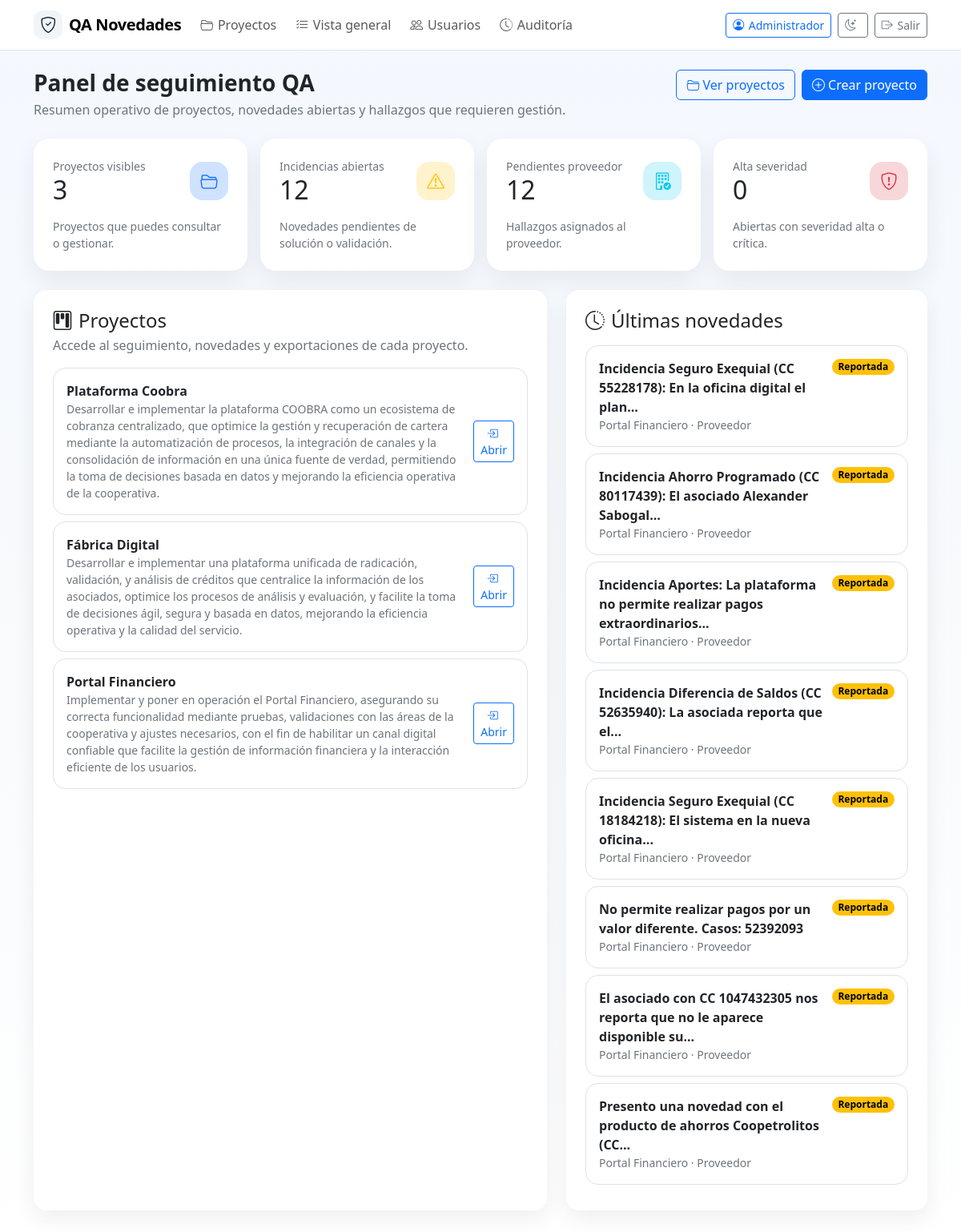
The app's page / (signed in) with its own data.
### app.py (models this page shows, shortened)
class User(db.Model):
    id = db.Column(db.Integer, primary_key=True)
    username = db.Column(db.String(80), nullable=False, unique=True)
    full_name = db.Column(db.String(160), nullable=False)
    email = db.Column(db.String(180), nullable=True)
    password_hash = db.Column(db.String(255), nullable=False)
    role = db.Column(db.String(40), nullable=False, default='tester')
    is_active = db.Column(db.Boolean, nullable=False, default=True)
    must_change_password = db.Column(db.Boolean, nullable=False, default=False)
    can_create_projects = db.Column(db.Boolean, nullable=False, default=False)
    can_join_projects = db.Column(db.Boolean, nullable=False, default=True)
    can_manage_records = db.Column(db.Boolean, nullable=False, default=True)
    can_manage_users = db.Column(db.Boolean, nullable=False, default=False)
    can_view_audit = db.Column(db.Boolean, nullable=False, default=False)
    created_at = db.Column(db.DateTime, default=datetime.utcnow)
    memberships = db.relationship('ProjectMember', backref='user', lazy=True, cascade='all, delete-orphan')
    @property
    def is_admin(self) -> bool:
        return self.role == 'admin'
    @property
    def display_name(self) -> str:
        return self.full_name or self.username

class Project(db.Model):
    id = db.Column(db.Integer, primary_key=True)
    name = db.Column(db.String(120), nullable=False, unique=True)
    description = db.Column(db.Text, nullable=True)
    created_at = db.Column(db.DateTime, default=datetime.utcnow)
    updated_at = db.Column(db.DateTime, default=datetime.utcnow, onupdate=datetime.utcnow)
    created_by_id = db.Column(db.Integer, db.ForeignKey('user.id'), nullable=True)
    creator = db.relationship('User', foreign_keys=[created_by_id])
    members = db.relationship('ProjectMember', backref='project', lazy=True, cascade='all, delete-orphan')
    test_records = db.relationship('TestRecord', backref='project', lazy=True, cascade='all, delete-orphan')

class TestRecord(db.Model):
    id = db.Column(db.Integer, primary_key=True)
    title = db.Column(db.String(200), nullable=False)
    application_name = db.Column(db.String(120), nullable=False)
    module_name = db.Column(db.String(120), nullable=True)
    version = db.Column(db.String(80), nullable=True)
    environment = db.Column(db.String(120), nullable=True)
    platform = db.Column(db.String(120), nullable=True)
    browser = db.Column(db.String(120), nullable=True)
    test_type = db.Column(db.String(50), nullable=False, default='Funcional')
    status = db.Column(db.String(50), nullable=False, default='Reportada')
    severity = db.Column(db.String(50), nullable=False, default='Media')
    priority = db.Column(db.String(50), nullable=False, default='Media')
    expected_result = db.Column(db.Text, nullable=True)
    actual_result = db.Column(db.Text, nullable=True)
    validation_notes = db.Column(db.Text, nullable=True)
    responsible = db.Column(db.String(120), nullable=True)
    execution_date = db.Column(db.DateTime, nullable=True)
    resolved_at = db.Column(db.DateTime, nullable=True)
    created_at = db.Column(db.DateTime, default=datetime.utcnow)
    created_by_id = db.Column(db.Integer, db.ForeignKey('user.id'), nullable=True)
    updated_by_id = db.Column(db.Integer, db.ForeignKey('user.id'), nullable=True)
    creator = db.relationship('User', foreign_keys=[created_by_id])
    updater = db.relationship('User', foreign_keys=[updated_by_id])
    project_id = db.Column(db.Integer, db.ForeignKey('project.id'), nullable=False)
    evidences = db.relationship('Evidence', backref='test_record', lazy=True, cascade='all, delete-orphan')

### app.py (the view)
    @app.route('/')
    @login_required
    def index():
        projects = visible_projects_query().order_by(Project.created_at.desc()).all()
        recent_records = visible_records_query().order_by(TestRecord.created_at.desc()).limit(8).all()
        visible_records_base = visible_records_query()
        total_records = visible_records_base.count()
        open_count = visible_records_query().filter(TestRecord.status.notin_(tuple(CLOSED_STATUSES))).count()
        provider_count = visible_records_query().filter(
            TestRecord.status.notin_(tuple(CLOSED_STATUSES)),
            TestRecord.responsible == 'Proveedor'
        ).count()
        closed_count = visible_records_query().filter(TestRecord.status.in_(tuple(CLOSED_STATUSES))).count()
        high_severity_count = visible_records_query().filter(
            TestRecord.status.notin_(tuple(CLOSED_STATUSES)),
            TestRecord.severity.in_(('Alta', 'Crítica'))
        ).count()
        metrics = {
            'projects': visible_projects_query().count(),
            'records': total_records,
            'open': open_count,
            'provider': provider_count,
            'closed': closed_count,
            'high_severity': high_severity_count,
        }
        return render_template('index.html', projects=projects, records=recent_records, metrics=metrics)

### app.py (called while the page is built)
def login_required(view):
    from functools import wraps
    @wraps(view)
    def wrapper(*args, **kwargs):
        if not g.get('current_user'):
            return redirect(url_for('login', next=request.path))
        return view(*args, **kwargs)
    return wrapper

def visible_projects_query():
    user = g.current_user
    if user.is_admin or user.can_create_projects or user.can_join_projects:
        return Project.query
    return Project.query.join(ProjectMember).filter(ProjectMember.user_id == user.id)

def visible_records_query():
    user = g.current_user
    if user.is_admin:
        return TestRecord.query
    return TestRecord.query.join(ProjectMember, ProjectMember.project_id == TestRecord.project_id).filter(ProjectMember.user_id == user.id)

### templates/index.html (shortened to what this page needs)
{% extends 'base.html' %}
{% block content %}
<div class="mb-4">
  <div class="d-flex justify-content-between align-items-start flex-wrap gap-3">
    <div>
      <h1 class="h3 fw-bold mb-1">Panel de seguimiento QA</h1>
      <p class="text-secondary mb-0">Resumen operativo de proyectos, novedades abiertas y hallazgos que requieren gestión.</p>
    </div>
    <div class="d-flex gap-2">
      <a class="btn btn-outline-primary" href="{{ url_for('projects') }}"><i class="bi bi-folder2-open me-1"></i>Ver proyectos</a>
      {% if current_user.is_admin or current_user.can_create_projects %}
      <a class="btn btn-primary" href="{{ url_for('projects') }}"><i class="bi bi-plus-circle me-1"></i>Crear proyecto</a>
      {% endif %}
    </div>
  </div>
</div>
<div class="row g-3 mb-4">
  <div class="col-sm-6 col-xl-3">
    <div class="card metric-card qa-metric-card p-4 h-100">
      <div class="d-flex align-items-center justify-content-between">
        <div>
          <div class="text-secondary small">Proyectos visibles</div>
          <h3 class="mb-0">{{ metrics.projects }}</h3>
        </div>
        <div class="qa-icon bg-primary-subtle text-primary"><i class="bi bi-folder2-open"></i></div>
      </div>
      <div class="small text-secondary mt-3">Proyectos que puedes consultar o gestionar.</div>
    </div>
  </div>
  <div class="col-sm-6 col-xl-3">
    <div class="card metric-card qa-metric-card p-4 h-100">
      <div class="d-flex align-items-center justify-content-between">
        <div>
          <div class="text-secondary small">Incidencias abiertas</div>
          <h3 class="mb-0">{{ metrics.open }}</h3>
        </div>
        <div class="qa-icon bg-warning-subtle text-warning"><i class="bi bi-exclamation-triangle"></i></div>
      </div>
      <div class="small text-secondary mt-3">Novedades pendientes de solución o validación.</div>
    </div>
  </div>
  <div class="col-sm-6 col-xl-3">
    <div class="card metric-card qa-metric-card p-4 h-100">
      <div class="d-flex align-items-center justify-content-between">
        <div>
          <div class="text-secondary small">Pendientes proveedor</div>
          <h3 class="mb-0">{{ metrics.provider }}</h3>
        </div>
        <div class="qa-icon bg-info-subtle text-info"><i class="bi bi-building-check"></i></div>
      </div>
      <div class="small text-secondary mt-3">Hallazgos asignados al proveedor.</div>
    </div>
  </div>
  <div class="col-sm-6 col-xl-3">
    <div class="card metric-card qa-metric-card p-4 h-100">
      <div class="d-flex align-items-center justify-content-between">
        <div>
          <div class="text-secondary small">Alta severidad</div>
          <h3 class="mb-0">{{ metrics.high_severity }}</h3>
        </div>
        <div class="qa-icon bg-danger-subtle text-danger"><i class="bi bi-shield-exclamation"></i></div>
      </div>
      <div class="small text-secondary mt-3">Abiertas con severidad alta o crítica.</div>
    </div>
  </div>
</div>
<div class="row g-4">
  <div class="col-lg-7">
    <div class="card p-4 h-100">
      <div class="d-flex justify-content-between align-items-center mb-3">
        <div>
          <h2 class="h4 mb-1"><i class="bi bi-kanban me-2"></i>Proyectos</h2>
          <p class="text-secondary mb-0">Accede al seguimiento, novedades y exportaciones de cada proyecto.</p>
        </div>
      </div>
      <div class="list-group list-group-flush qa-list">
        {% for project in projects %}
        {% set membership = project.members|selectattr('user_id', 'equalto', current_user.id)|list %}
        <div class="list-group-item border rounded-4 mb-2 p-3">
          <div class="d-flex justify-content-between align-items-center gap-3">
            <div>
              <div class="fw-semibold">{{ project.name }}</div>
              <div class="small text-secondary">{{ project.description or 'Sin descripción registrada' }}</div>
            </div>
            {% if current_user.is_admin or current_user.can_create_projects or membership %}
              <a class="btn btn-sm btn-outline-primary" href="{{ url_for('project_detail', project_id=project.id) }}"><i class="bi bi-box-arrow-in-right me-1"></i>Abrir</a>
            {% elif current_user.can_join_projects %}
              <form method="post" action="{{ url_for('project_join', project_id=project.id) }}"><button class="btn btn-sm btn-primary"><i class="bi bi-person-plus me-1"></i>Asociarme</button></form>
            {% endif %}
          </div>
        </div>
        {% else %}
        <div class="text-secondary">Aún no hay proyectos creados.</div>
        {% endfor %}
      </div>
    </div>
  </div>
  <div class="col-lg-5">
    <div class="card p-4 h-100">
      <h2 class="h4 mb-3"><i class="bi bi-clock-history me-2"></i>Últimas novedades</h2>
      <div class="list-group list-group-flush qa-list">
        {% for record in records %}
          <a href="{{ url_for('record_detail', record_id=record.id) }}" class="list-group-item list-group-item-action border rounded-4 mb-2 p-3">
            <div class="d-flex justify-content-between align-items-start gap-2">
              <div>
                <div class="fw-semibold">{{ record.actual_result|truncate(80) if record.actual_result else 'Hallazgo sin descripción' }}</div>
                <div class="small text-secondary">{{ record.project.name }} · {{ record.responsible or 'Sin responsable' }}</div>
              </div>
              <span class="badge rounded-pill {% if record.status in CLOSED_STATUSES %}text-bg-success{% else %}text-bg-warning{% endif %}">{{ record.status }}</span>
            </div>
          </a>
        {% else %}
          <div class="text-secondary">No hay novedades registradas.</div>
        {% endfor %}
      </div>
    </div>
  </div>
</div>
{% endblock %}

### templates/base.html (shortened to what this page needs)
<!doctype html>
<html lang="es">
<head>
  <link href="https://cdn.jsdelivr.net/npm/bootstrap@5.3.3/dist/css/bootstrap.min.css" rel="stylesheet">
  <link href="https://cdn.jsdelivr.net/npm/bootstrap-icons@1.11.3/font/bootstrap-icons.css" rel="stylesheet">
</head>
<body>
<nav class="navbar navbar-expand-lg bg-white border-bottom mb-4 sticky-top">
  <div class="container">
    <a class="navbar-brand d-flex align-items-center gap-2" href="{{ url_for('index') }}"><span class="icon-badge"><i class="bi bi-shield-check"></i></span> QA Novedades</a>
    {% if current_user %}
    <div class="navbar-nav gap-2">
      <a class="nav-link" href="{{ url_for('projects') }}"><i class="bi bi-folder2-open"></i>Proyectos</a>
      <a class="nav-link" href="{{ url_for('records') }}"><i class="bi bi-list-check"></i>Vista general</a>
      {% if current_user.is_admin or current_user.can_manage_users %}<a class="nav-link" href="{{ url_for('admin_users') }}"><i class="bi bi-people"></i>Usuarios</a>{% endif %}
      {% if current_user.is_admin or current_user.can_view_audit %}<a class="nav-link" href="{{ url_for('admin_audit') }}"><i class="bi bi-clock-history"></i>Auditoría</a>{% endif %}
    </div>
    <div class="ms-auto d-flex align-items-center gap-2 small">
      <a class="btn btn-sm btn-outline-primary" href="{{ url_for('profile') }}"><i class="bi bi-person-circle"></i>{{ current_user.display_name }}</a>
<button class="btn btn-sm btn-outline-secondary" id="themeToggle" type="button" aria-label="Cambiar tema">
</button>
      <a class="btn btn-sm btn-outline-secondary" href="{{ url_for('logout') }}"><i class="bi bi-box-arrow-right"></i>Salir</a>
    </div>
    {% endif %}
  </div>
</nav>
<div class="container pb-5">
  {% block content %}{% endblock %}
</div>
</body>
</html>

### templates/base.html (style rules this page uses)
:root { --brand: #0d6efd; --soft: #eef5ff; }
body { background: linear-gradient(180deg, #f4f8ff 0%, #f8fafc 48%, #ffffff 100%); }
.navbar-brand { font-weight: 800; letter-spacing: -.02em; }
.card { border: 0; border-radius: 1rem; box-shadow: 0 10px 28px rgba(15,23,42,.07); }
.metric-card { overflow: hidden; position: relative; }
.metric-card h3 { font-size: 2rem; margin-bottom: 0; }
.icon-badge { width: 36px; height: 36px; display:inline-grid; place-items:center; border-radius: 12px; background: #f1f5f9; color:#0f172a; }
.nav-link .bi, .btn .bi { margin-right: .35rem; }

### templates/index.html (style rules this page uses)
.qa-metric-card { border: 0; border-radius: 1.25rem; box-shadow: 0 12px 30px rgba(15, 23, 42, .07); }
.qa-icon { width: 48px; height: 48px; border-radius: 16px; display: grid; place-items: center; font-size: 1.35rem; }
.qa-list .list-group-item { transition: transform .15s ease, box-shadow .15s ease; }

### records on screen
User: display_name "Administrador"
Project: name "Plataforma Coobra", description "Desarrollar e implementar la plataforma COOBRA como un ecosistema de cobranza centralizado, que optimice la gestión y recuperación de cartera mediante la automatización de procesos, la integración de canales y la consolidación de información en una única fuente de verdad, permitiendo la toma de decisiones basada en datos y mejorando la eficiencia operativa de la cooperativa."
Project: name "Fábrica Digital", description "Desarrollar e implementar una plataforma unificada de radicación, validación, y análisis de créditos que centralice la información de los asociados, optimice los procesos de análisis y evaluación, y facilite la toma de decisiones ágil, segura y basada en datos, mejorando la eficiencia operativa y la calidad del servicio."
Project: name "Portal Financiero", description "Implementar y poner en operación el Portal Financiero, asegurando su correcta funcionalidad mediante pruebas, validaciones con las áreas de la cooperativa y ajustes necesarios, con el fin de habilitar un canal digital confiable que facilite la gestión de información financiera y la interacción eficiente de los usuarios."
TestRecord: actual_result "Incidencia Seguro Exequial (CC 55228178): En la oficina digital el plan...", project.name "Portal Financiero", responsible "Proveedor", status "Reportada"
TestRecord: actual_result "Incidencia Ahorro Programado (CC 80117439): El asociado Alexander Sabogal...", project.name "Portal Financiero", responsible "Proveedor", status "Reportada"
TestRecord: actual_result "Incidencia Aportes: La plataforma no permite realizar pagos extraordinarios...", project.name "Portal Financiero", responsible "Proveedor", status "Reportada"
TestRecord: actual_result "Incidencia Diferencia de Saldos (CC 52635940): La asociada reporta que el...", project.name "Portal Financiero", responsible "Proveedor", status "Reportada"
TestRecord: actual_result "Incidencia Seguro Exequial (CC 18184218): El sistema en la nueva oficina...", project.name "Portal Financiero", responsible "Proveedor", status "Reportada"
TestRecord: actual_result "No permite realizar pagos por un valor diferente. Casos: 52392093", project.name "Portal Financiero", responsible "Proveedor", status "Reportada"
TestRecord: actual_result "El asociado con CC 1047432305 nos reporta que no le aparece disponible su...", project.name "Portal Financiero", responsible "Proveedor", status "Reportada"
TestRecord: actual_result "Presento una novedad con el producto de ahorros Coopetrolitos (CC...", project.name "Portal Financiero", responsible "Proveedor", status "Reportada"

### other values on screen
{{ metrics.projects }} "3"
{{ metrics.open }} "12"
{{ metrics.provider }} "12"
{{ metrics.high_severity }} "0"
